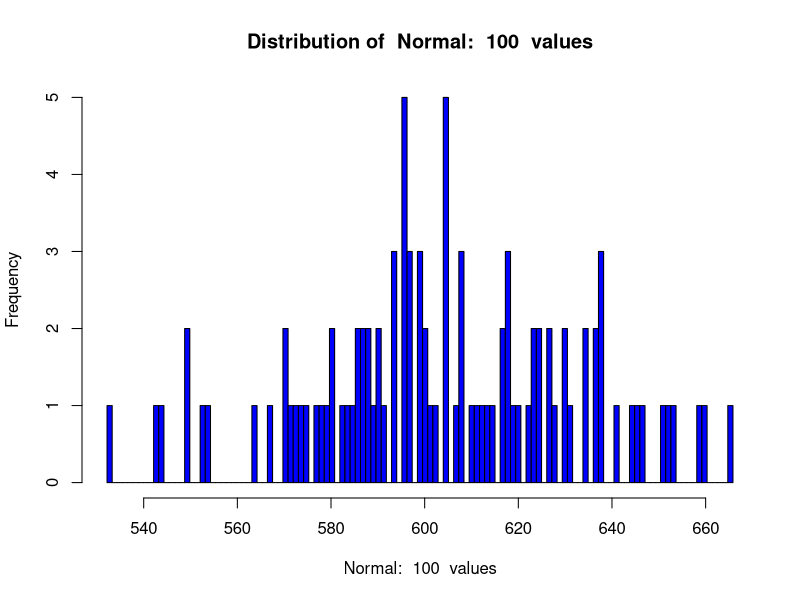
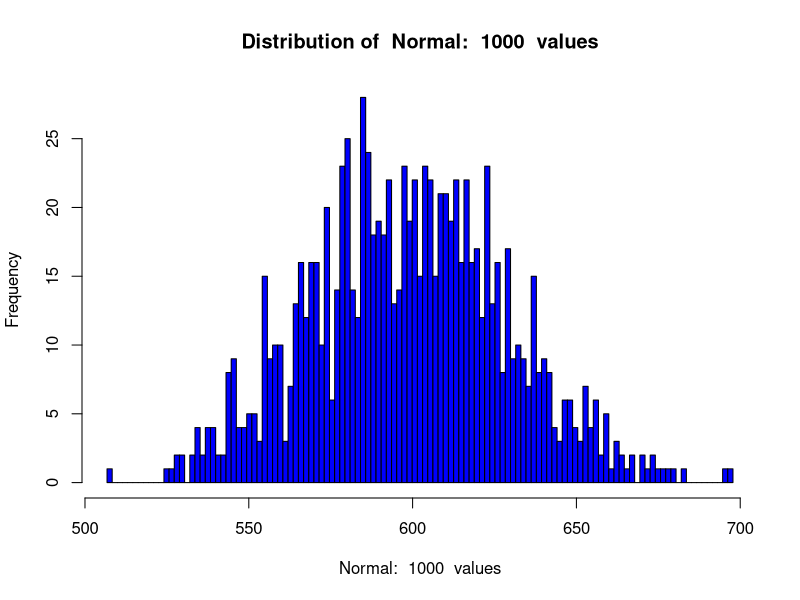
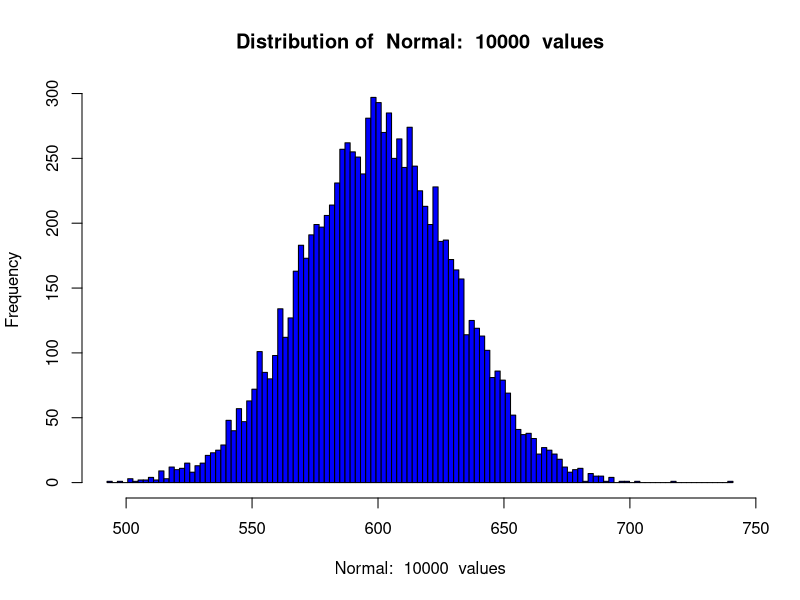
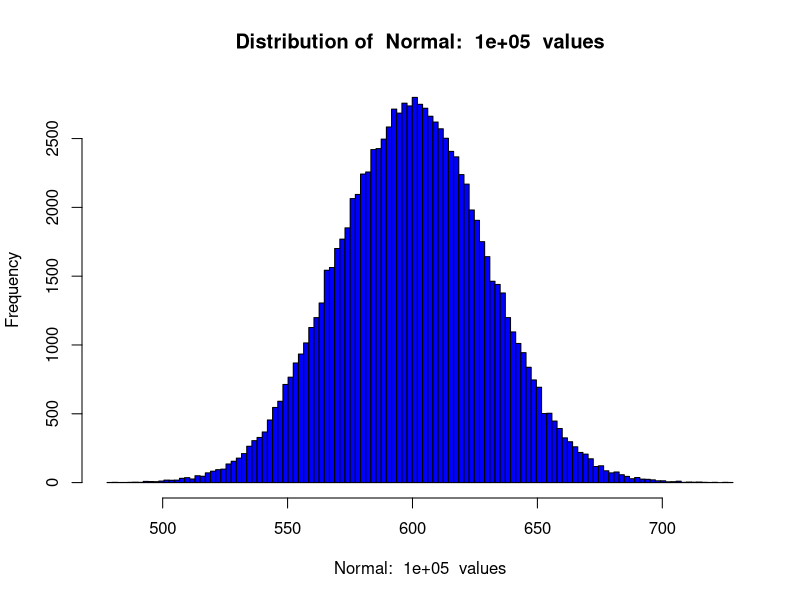
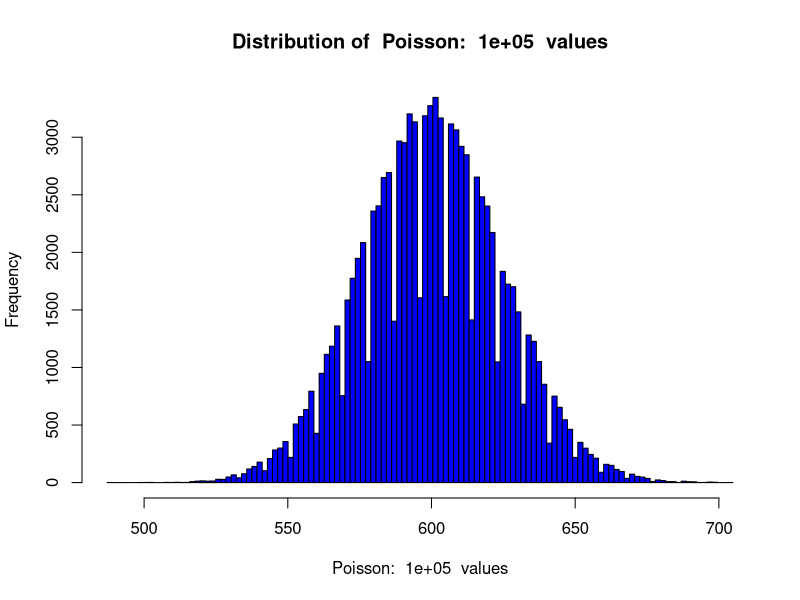
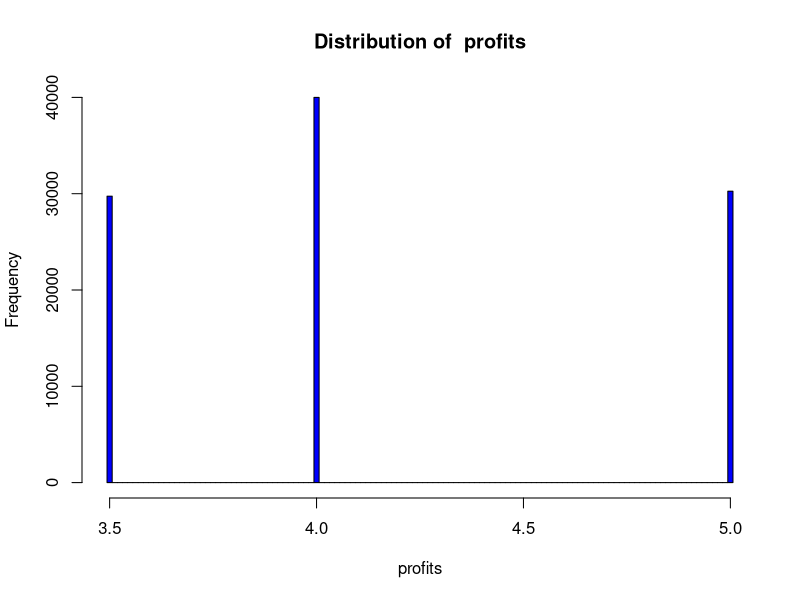
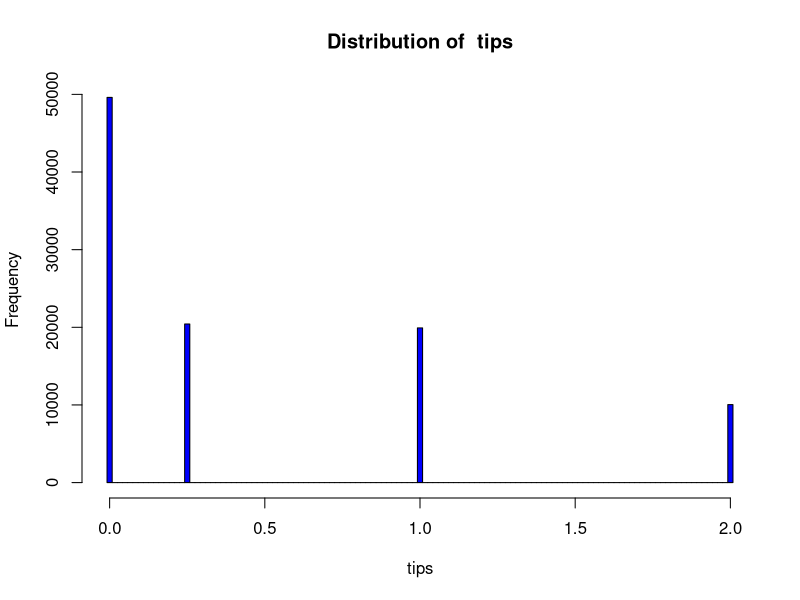
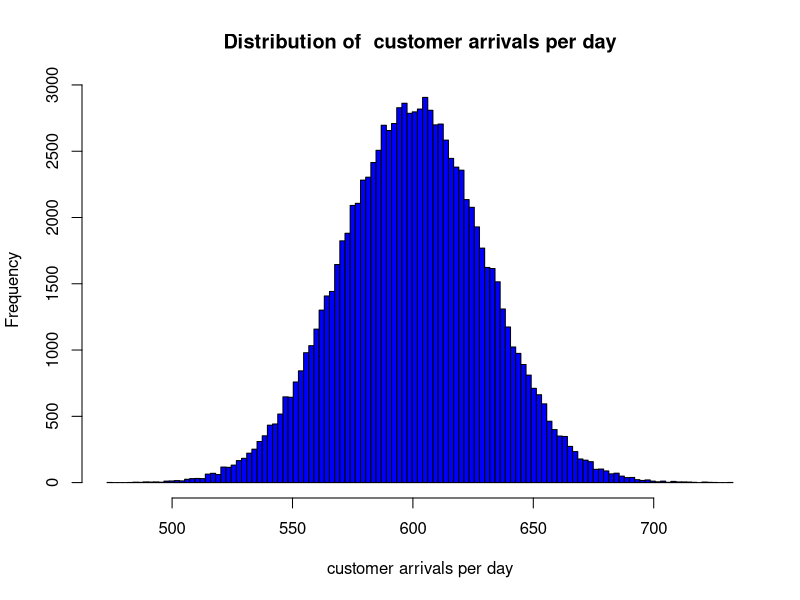

The R source for these figures, in order:
### Random variables ###

## Compute the upper and lower emperical quantiles
comp.ci <- function(vec, quantile = 0.05){
  lower <- quantile/2.0
  upper <- 1.0 - lower
  c(quantile(vec, probs = lower, na.rm = TRUE),
    quantile(vec, probs = upper, na.rm = TRUE))
}

## function to plot and print a summary of the distribution
dist.summary <- function(dist, name, num.bins = 120){
  maxm <- max(dist)
  minm <- min(dist)
  bw <- (maxm - minm)/num.bins
  breaks <- seq(minm - bw/2, maxm + bw/2, by = bw)
  hist(dist, col = 'blue', breaks = breaks, xlab = name,
       main = paste('Distribution of ', name))
  
  std <- round(sd(dist), digits = 2)
  print(paste('Summary of', name, '; with std = ', std))
  print(summary(dist))
}

## Simulate Customers Using a Normal Distribution
sim.normal <- function(num, mean = 600, sd = 30){
  dist = rnorm(num, mean, sd)
  titl = paste('Normal: ', as.character(num), ' values')
  dist.summary(dist, titl)     
  print('Empirical 95% CIs')
  print(comp.ci(dist))
  NULL
}

## call the **sim.normal** function for 100, 1,000, 10,000, and 100,000 values.
nums <- c(100, 1000, 10000, 100000)
lapply(nums, sim.normal)

## Simulate Customers Using a Poisson Distribution
sim.poisson <- function(num, mean = 600){
  ## Simulate from a Poisson distribution
  dist = rpois(num, mean)
  titl = paste('Poisson: ', as.character(num), ' values')
  dist.summary(dist, titl)    
  print('Empirical 95% CIs')
  print(comp.ci(dist))
  NULL
}

## call it with 100000 valus:
sim.poisson(100000)







### Computing Specialized Random Variables ###

## Generates the profit from the uniform distribution
profits <- function(num){
  unif <- runif(num)
  ifelse(unif < 0.3, 5,
         ifelse(unif < 0.6, 3.5, 4))
}
## run it with 100000 values
prfts <- profits(100000)
dist.summary(prfts, 'profits')


## Compute a Distribution for Tips
## Generates the tips from the uniform distribution
tips <- function(num){
  unif <- runif(num)
  ifelse(unif < 0.5, 0, #50% give no tips
         ifelse(unif < 0.7, 0.25, #30% give .25$
                ifelse(unif < 0.9, 1, 2))) # 10% give 1$ or 2$
}
## call it:
tps <- tips(100000)
dist.summary(tps, 'tips')



### Create a Function to Simulate Lemonade Stand Income
## Simulate the profits and tips for a lemonade stand.
sim.lemonade <- function(num, mean = 600, sd = 30, pois = FALSE){
  ## pois: poisson distribution
  
  ## number of customer arrivals
  if(pois){
    arrivals <- rpois(num, mean)
  } else {
    arrivals <- rnorm(num, mean, sd) 
  }
  dist.summary(arrivals, 'customer arrivals per day')
  
  ## Compute distibution of average profit per arrival
  proft <- profits(num) 
  dist.summary(proft, 'profit per arrival')
  
  ## Total profits are profit per arrival times number of arrivals.
  total.profit <- arrivals * proft 
  dist.summary(total.profit, 'total profit per day')
  
  ## Compute distribution of average tips per arrival
  tps <- tips(num) 
  dist.summary(tps, 'tips per arrival')
  
  ## Compute average tips per day
  total.tips <- arrivals * tps
  dist.summary(total.tips, 'total tips per day')
  
  ## Compute total profits plus total tips and normalize.
  total.take <- total.profit + total.tips
  dist.summary(total.take, 'total net per day')
}

sim.lemonade(100000)